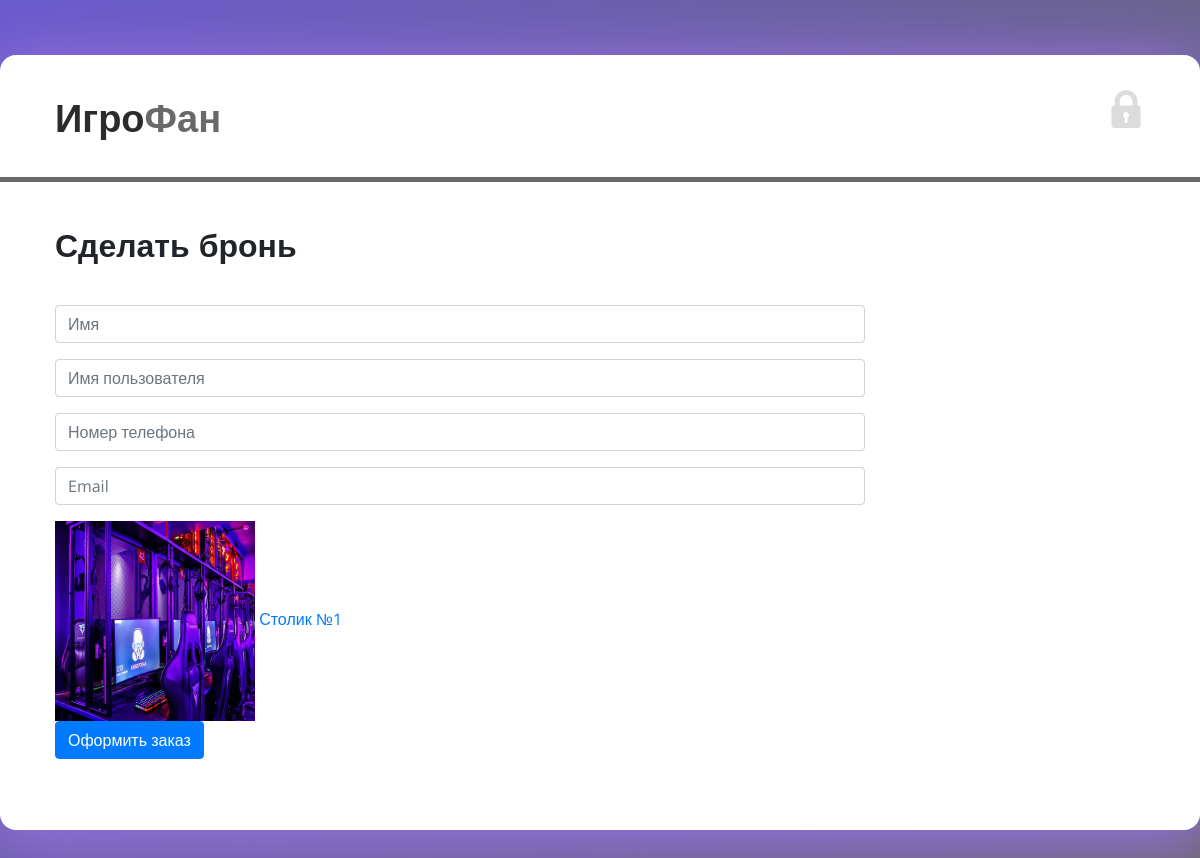
Page /order.php?userId=1 on the committed database.
### tables this page shows
CREATE TABLE `carts` (
  `id_cart_product` int NOT NULL,
  `id_user` int NOT NULL,
  `id_product` int NOT NULL
);

CREATE TABLE `products` (
  `id_product` int NOT NULL,
  `title` varchar(1024) NOT NULL,
  `price` int NOT NULL,
  `description` varchar(1024) NOT NULL,
  `img` varchar(1024) NOT NULL,
  `category_id` int NOT NULL,
  `sale` tinyint(1) DEFAULT NULL,
  `new` tinyint(1) DEFAULT NULL
);

### order.php (the view, shortened to what this page needs)
<?php require_once('./config.php'); ?>
<?php include('./templates/_head.php'); ?>
<body>
	<div class="white-plate">
		<div class="container-fluid">
			<?php include('./templates/_header.php'); ?>
			<div class="line-between"></div>
			<div class="row">
				<div class="col-md-9">
					<? if(isset($_GET['userId'])) {
						$sql = "SELECT * FROM `users` WHERE id_user=?";
						$rez = $pdo->prepare($sql);
						$rez->execute(array("$_GET[userId]"));
						$current_user = $rez -> fetch();
					?>
					<div class="title-1">Сделать бронь</div>
					<form method="GET">
						<div class="form-group">
							<input type="text" class="form-control"  placeholder="Имя" value="<?php echo $current_user['Name']?>" name="name">
						</div>
						<div class="form-group">
							<input type="text" class="form-control" placeholder="Имя пользователя" value="<?php echo $current_user['Surname']?>" name="Surname">
						</div>
						<div class="form-group">
							<input type="text" class="form-control" placeholder="Номер телефона" value="<?php echo $current_user['Telephone']?>" name="phone">
						</div>
						<div class="form-group">
							<input type="email" class="form-control" placeholder="Email" name="email">
						</div>
						<?
						$user_cart = $pdo -> query("SELECT * FROM carts INNER JOIN products ON `carts`.`id_product` = `products`.`id_product` WHERE id_user = ".$current_user['id_user']."") -> fetchAll();
						foreach ($user_cart as $item) { ?>
							<div class="item" id="<? echo $user_cart['id_cart_product'] ?>">
								<img src="./img/products/<? echo $item['img'] ?>" class="cart-img" style="width:200px; height:200px;">
								<a href="./product-page.php?productId=<? echo $item['id_product'] ?>" class="title text"><? echo $item['title'] ?></a>
							</div>
						<?
						}
						?>
						<div class="form-group">
							<button type="submit" class="btn btn-primary" name="submit">Оформить заказ</button>
						</div>
					</form>
					<? } ?>
				</div>
			</div>
		</div>
	</div>
</body>
</html>

### css/main.css (style rules this page uses)
* { margin: 0; padding: 0; }
body, html { background-color: #696969; height: 100%; font-family: 'Open Sans', sans-serif; }
body { height: auto; min-height: 100%; background: #306BF2; background: -webkit-linear-gradient(top left, #6A5ACD, #696969); background: -moz-linear-gradient(top left, #6A5ACD, #696969); background: linear-gradient(top left, #6A5ACD, #696969); padding-bottom: 50px; }
img { max-width: 100%; height: auto; }
a { text-decoration: none; }
.white-plate { margin-top: 55px; background-color: #FFF; border-radius: 16px; max-width: 1200px; margin-left: auto; margin-right: auto; padding-left: 40px; padding-right: 40px; padding-bottom: 55px; box-shadow: 0px 10px 62px 10px rgba(147, 112, 219); }
body:before { content: ""; display: table; }
.line-between { background-color: var(--blue); height: 5px; margin-left: -55px; margin-right: -55px; margin-bottom: 40px; }
.title-1, .product-title { font-family: 'Montserrat', sans-serif; font-weight: 700; font-size: 32px; margin-bottom: 35px; }

### rows in the picture
carts: id_product.img (picture), id_product.title "Столик №1"
